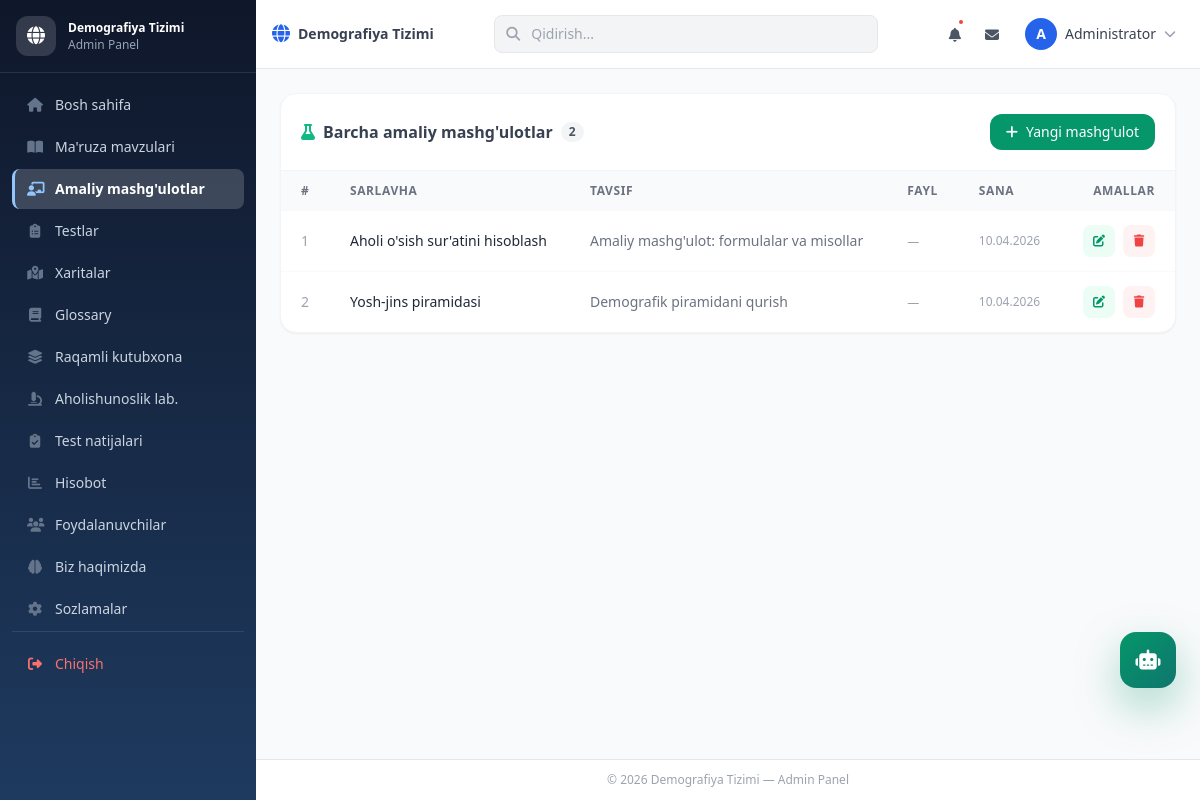
/admin/practicals/index.php (signed in), run on the app's committed database.
### tables this page shows
CREATE TABLE IF NOT EXISTS practicals (
    id INT AUTO_INCREMENT PRIMARY KEY,
    title VARCHAR(255) NOT NULL,
    description TEXT,
    content LONGTEXT,
    file_path VARCHAR(255),
    file_name VARCHAR(255),
    order_num INT DEFAULT 0,
    created_at TIMESTAMP DEFAULT CURRENT_TIMESTAMP,
    updated_at TIMESTAMP DEFAULT CURRENT_TIMESTAMP ON UPDATE CURRENT_TIMESTAMP
);

### config/config.php (called while the page is built, shortened)
<?php
class Database {
    private $host = 'localhost';
    private $db_name = 'demographydb';
    private $username = 'root';
    private $password = '';
    private $link;
    function __construct() {
        $this->link = mysqli_connect($this->host, $this->username, $this->password, $this->db_name);
        mysqli_set_charset($this->link, 'utf8mb4');
    }
    public function query($query) {
        return mysqli_query($this->link, $query);
    }
    public function get_data_by_table_all($table, $con = 'no') {
        $sql = "SELECT * FROM " . $table;
        if ($con != 'no') {
            $sql .= " " . $con;
        }
        $result = $this->query($sql);
        $data = [];
        while ($row = mysqli_fetch_assoc($result)) {
            $data[] = $row;
        }
        return $data;
    }
}

### includes/functions.php (called while the page is built, shortened)
<?php
require_once __DIR__ . '/../config/config.php';
$db = new Database();
function h($str) {
    return htmlspecialchars($str, ENT_QUOTES, 'UTF-8');
}

### admin/practicals/index.php (the view, shortened to what this page needs)
<?php
require_once __DIR__ . '/../../includes/functions.php';
$practicals = $db->get_data_by_table_all('practicals', 'ORDER BY order_num ASC, id ASC');
include __DIR__ . '/../../includes/admin_header.php';
?>
<div class="bg-white rounded-2xl shadow-sm border border-gray-100">
    <div class="flex flex-col sm:flex-row sm:items-center justify-between p-5 border-b border-gray-100 gap-3">
        <h3 class="font-semibold text-gray-700 flex items-center gap-2">
            <i class="fas fa-flask text-emerald-500"></i> Barcha amaliy mashg'ulotlar
            <span class="text-xs bg-gray-100 text-gray-600 px-2 py-0.5 rounded-full"><?= count($practicals) ?></span>
        </h3>
        <a href="<?= BASE_URL ?>/admin/practicals/create.php"
           class="inline-flex items-center gap-2 bg-emerald-600 hover:bg-emerald-700 text-white text-sm font-medium px-4 py-2 rounded-xl transition">
            <i class="fas fa-plus"></i> Yangi mashg'ulot
        </a>
    </div>
    <?php if (empty($practicals)): ?>
    <div class="text-center py-16">
        <div class="w-16 h-16 bg-gray-100 rounded-full flex items-center justify-center mx-auto mb-4">
            <i class="fas fa-flask text-gray-400 text-2xl"></i>
        </div>
        <p class="text-gray-500 font-medium">Amaliy mashg'ulotlar mavjud emas</p>
        <a href="<?= BASE_URL ?>/admin/practicals/create.php" class="inline-flex items-center gap-2 mt-4 bg-emerald-600 text-white text-sm px-4 py-2 rounded-xl hover:bg-emerald-700 transition">
            <i class="fas fa-plus"></i> Qo'shish
        </a>
    </div>
    <?php else: ?>
    <div class="overflow-x-auto">
        <table class="w-full text-sm">
            <thead>
                <tr class="bg-gray-50 text-gray-500 text-xs uppercase tracking-wider">
                    <th class="text-left px-5 py-3">#</th>
                    <th class="text-left px-5 py-3">Sarlavha</th>
                    <th class="text-left px-5 py-3 hidden md:table-cell">Tavsif</th>
                    <th class="text-left px-5 py-3 hidden sm:table-cell">Fayl</th>
                    <th class="text-left px-5 py-3 hidden lg:table-cell">Sana</th>
                    <th class="text-right px-5 py-3">Amallar</th>
                </tr>
            </thead>
            <tbody class="divide-y divide-gray-50">
                <?php foreach ($practicals as $i => $p): ?>
                <tr class="hover:bg-gray-50 transition">
                    <td class="px-5 py-3.5 text-gray-400"><?= $i + 1 ?></td>
                    <td class="px-5 py-3.5">
                        <div class="font-medium text-gray-800"><?= h($p['title']) ?></div>
                    </td>
                    <td class="px-5 py-3.5 hidden md:table-cell text-gray-500">
                        <?= h(mb_substr($p['description'] ?? '', 0, 50)) ?><?= strlen($p['description'] ?? '') > 50 ? '...' : '' ?>
                    </td>
                    <td class="px-5 py-3.5 hidden sm:table-cell">
                        <?php if ($p['file_path']): ?>
                        <a href="<?= BASE_URL ?>/admin/practicals/view.php?id=<?= $p['id'] ?>"
                           class="inline-flex items-center gap-1 text-emerald-600 hover:underline text-xs">
                            <i class="fas fa-eye"></i> Ko'rish
                        </a>
                        <?php else: ?>
                        <span class="text-gray-400 text-xs">—</span>
                        <?php endif; ?>
                    </td>
                    <td class="px-5 py-3.5 hidden lg:table-cell text-gray-400 text-xs">
                        <?= date('d.m.Y', strtotime($p['created_at'])) ?>
                    </td>
                    <td class="px-5 py-3.5 text-right">
                        <div class="flex items-center justify-end gap-2">
                            <a href="<?= BASE_URL ?>/admin/practicals/edit.php?id=<?= $p['id'] ?>"
                               class="w-8 h-8 bg-emerald-50 hover:bg-emerald-100 text-emerald-600 rounded-lg flex items-center justify-center transition">
                                <i class="fas fa-edit text-xs"></i>
                            </a>
                            <a href="<?= BASE_URL ?>/admin/practicals/delete.php?id=<?= $p['id'] ?>"
                               onclick="return swalDelete(event, this, 'Mashg\'ulot o\'chiriladi!')"
                               class="w-8 h-8 bg-red-50 hover:bg-red-100 text-red-500 rounded-lg flex items-center justify-center transition">
                                <i class="fas fa-trash text-xs"></i>
                            </a>
                        </div>
                    </td>
                </tr>
                <?php endforeach; ?>
            </tbody>
        </table>
    </div>
    <?php endif; ?>
</div>
<?php include __DIR__ . '/../../includes/admin_footer.php'; ?>

### data on the page
practicals: title "Aholi o'sish sur'atini hisoblash", description "Amaliy mashg'ulot: formulalar va misollar", created_at "10.04.2026"
practicals: title "Yosh-jins piramidasi", description "Demografik piramidani qurish", created_at "10.04.2026"

### other printed values
SITE_NAME "Demografiya Tizimi"
substr($_SESSION['full_name'] ?? 'A', 0, 1) "A"
$_SESSION['full_name'] "Administrator"
count($practicals) "2"
